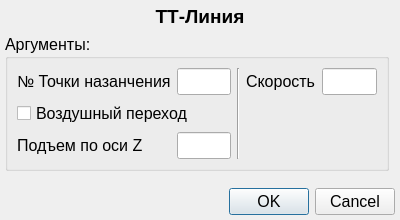
<?xml version="1.0" encoding="UTF-8"?>
<ui version="4.0">
 <class>SMLTTLineDialog</class>
 <widget class="QDialog" name="SMLTTLineDialog">
  <property name="geometry">
   <rect>
    <x>0</x>
    <y>0</y>
    <width>400</width>
    <height>220</height>
   </rect>
  </property>
  <property name="maximumSize">
   <size>
    <width>400</width>
    <height>220</height>
   </size>
  </property>
  <property name="font">
   <font>
    <pointsize>12</pointsize>
   </font>
  </property>
  <property name="windowTitle">
   <string>ТТ-Линия</string>
  </property>
  <property name="toolTip">
   <string>&lt;html&gt;&lt;head/&gt;&lt;body&gt;&lt;p align=&quot;justify&quot;&gt;&lt;span style=&quot; font-size:12pt;&quot;&gt;Быстрая клавиша &lt;/span&gt;&lt;span style=&quot; font-size:12pt; color:#3300ff;&quot;&gt;T &lt;/span&gt;&lt;span style=&quot; font-size:12pt;&quot;&gt;&lt;br/&gt;TT ЛИНИЯ [&lt;/span&gt;&lt;span style=&quot; font-size:12pt; font-weight:600;&quot;&gt;ТН, ТК, [^] ∆Z,&lt;/span&gt;&lt;span style=&quot; font-size:12pt;&quot;&gt;(&lt;/span&gt;&lt;span style=&quot; font-size:12pt; font-style:italic;&quot;&gt;СКОРОСТЬ&lt;/span&gt;&lt;span style=&quot; font-size:12pt;&quot;&gt;)] &lt;br/&gt;Перемещение фрезы из точки с номером &amp;lt;ТН&amp;gt; в точку с номером по прямой в плоскости XY. &lt;br/&gt;&lt;/span&gt;&lt;span style=&quot; font-size:12pt; font-weight:600;&quot;&gt;ТН&lt;/span&gt;&lt;span style=&quot; font-size:12pt;&quot;&gt; – точка начальная. &lt;br/&gt;&lt;/span&gt;&lt;span style=&quot; font-size:12pt; font-weight:600;&quot;&gt;TK&lt;/span&gt;&lt;span style=&quot; font-size:12pt;&quot;&gt; – точка конечная. &lt;br/&gt;Если &lt;/span&gt;&lt;span style=&quot; font-size:12pt; font-weight:600;&quot;&gt;∆Z&lt;/span&gt;&lt;span style=&quot; font-size:12pt;&quot;&gt; – перемещение по Z на ∆Z. &lt;br/&gt;Если &lt;/span&gt;&lt;span style=&quot; font-size:12pt; font-weight:600;&quot;&gt;^∆Z&lt;/span&gt;&lt;span style=&quot; font-size:12pt;&quot;&gt; – воздушный переход с подъемом и опусканием на ∆Z. &lt;br/&gt;(&lt;/span&gt;&lt;span style=&quot; font-size:12pt; font-style:italic;&quot;&gt;СКОРОСТЬ&lt;/span&gt;&lt;span style=&quot; font-size:12pt;&quot;&gt;) Скорость выполнения оператора (необязательный параметр). &lt;/span&gt;&lt;/p&gt;&lt;/body&gt;&lt;/html&gt;</string>
  </property>
  <property name="whatsThis">
   <string>&lt;html&gt;&lt;head/&gt;&lt;body&gt;&lt;p align=&quot;justify&quot;&gt;&lt;span style=&quot; font-size:12pt;&quot;&gt;Быстрая клавиша &lt;/span&gt;&lt;span style=&quot; font-size:12pt; color:#3300ff;&quot;&gt;T &lt;/span&gt;&lt;span style=&quot; font-size:12pt;&quot;&gt;&lt;br/&gt;TT ЛИНИЯ [&lt;/span&gt;&lt;span style=&quot; font-size:12pt; font-weight:600;&quot;&gt;ТН, ТК, [^] ∆Z,&lt;/span&gt;&lt;span style=&quot; font-size:12pt;&quot;&gt;(&lt;/span&gt;&lt;span style=&quot; font-size:12pt; font-style:italic;&quot;&gt;СКОРОСТЬ&lt;/span&gt;&lt;span style=&quot; font-size:12pt;&quot;&gt;)] &lt;br/&gt;Перемещение фрезы из точки с номером &amp;lt;ТН&amp;gt; в точку с номером по прямой в плоскости XY. &lt;br/&gt;&lt;/span&gt;&lt;span style=&quot; font-size:12pt; font-weight:600;&quot;&gt;ТН&lt;/span&gt;&lt;span style=&quot; font-size:12pt;&quot;&gt; – точка начальная. &lt;br/&gt;&lt;/span&gt;&lt;span style=&quot; font-size:12pt; font-weight:600;&quot;&gt;TK&lt;/span&gt;&lt;span style=&quot; font-size:12pt;&quot;&gt; – точка конечная. &lt;br/&gt;Если &lt;/span&gt;&lt;span style=&quot; font-size:12pt; font-weight:600;&quot;&gt;∆Z&lt;/span&gt;&lt;span style=&quot; font-size:12pt;&quot;&gt; – перемещение по Z на ∆Z. &lt;br/&gt;Если &lt;/span&gt;&lt;span style=&quot; font-size:12pt; font-weight:600;&quot;&gt;^∆Z&lt;/span&gt;&lt;span style=&quot; font-size:12pt;&quot;&gt; – воздушный переход с подъемом и опусканием на ∆Z. &lt;br/&gt;(&lt;/span&gt;&lt;span style=&quot; font-size:12pt; font-style:italic;&quot;&gt;СКОРОСТЬ&lt;/span&gt;&lt;span style=&quot; font-size:12pt;&quot;&gt;) Скорость выполнения оператора (необязательный параметр). &lt;/span&gt;&lt;/p&gt;&lt;/body&gt;&lt;/html&gt;</string>
  </property>
  <property name="sizeGripEnabled">
   <bool>false</bool>
  </property>
  <property name="modal">
   <bool>false</bool>
  </property>
  <layout class="QGridLayout" name="gridLayout_2">
   <property name="leftMargin">
    <number>5</number>
   </property>
   <property name="topMargin">
    <number>5</number>
   </property>
   <property name="rightMargin">
    <number>5</number>
   </property>
   <property name="bottomMargin">
    <number>5</number>
   </property>
   <item row="3" column="1" colspan="2">
    <widget class="QDialogButtonBox" name="buttonBox">
     <property name="orientation">
      <enum>Qt::Horizontal</enum>
     </property>
     <property name="standardButtons">
      <set>QDialogButtonBox::Cancel|QDialogButtonBox::Ok</set>
     </property>
    </widget>
   </item>
   <item row="1" column="1">
    <widget class="QGroupBox" name="ttlineArgumentsGroupBox">
     <property name="sizePolicy">
      <sizepolicy hsizetype="Preferred" vsizetype="Preferred">
       <horstretch>5</horstretch>
       <verstretch>2</verstretch>
      </sizepolicy>
     </property>
     <property name="title">
      <string>Аргументы:</string>
     </property>
     <layout class="QGridLayout" name="gridLayout">
      <item row="1" column="0">
       <widget class="QLabel" name="destinationPointLabel">
        <property name="text">
         <string>№ Точки назанчения</string>
        </property>
       </widget>
      </item>
      <item row="1" column="1">
       <widget class="QLineEdit" name="destinationPointLineEdit"/>
      </item>
      <item row="1" column="3">
       <widget class="QLabel" name="velocityLabel">
        <property name="text">
         <string>Скорость</string>
        </property>
       </widget>
      </item>
      <item row="3" column="0">
       <widget class="QLabel" name="dzLabel">
        <property name="layoutDirection">
         <enum>Qt::LeftToRight</enum>
        </property>
        <property name="text">
         <string>Подъем по оси Z</string>
        </property>
        <property name="alignment">
         <set>Qt::AlignLeading|Qt::AlignLeft|Qt::AlignVCenter</set>
        </property>
       </widget>
      </item>
      <item row="3" column="1">
       <widget class="QLineEdit" name="dzLineEdit">
        <property name="enabled">
         <bool>true</bool>
        </property>
       </widget>
      </item>
      <item row="1" column="4">
       <widget class="QLineEdit" name="velocityLineEdit"/>
      </item>
      <item row="2" column="0" colspan="2">
       <widget class="QCheckBox" name="airPassageCheckBox">
        <property name="text">
         <string>Воздушный переход</string>
        </property>
       </widget>
      </item>
      <item row="1" column="2" rowspan="3">
       <widget class="Line" name="line">
        <property name="orientation">
         <enum>Qt::Vertical</enum>
        </property>
       </widget>
      </item>
     </layout>
    </widget>
   </item>
   <item row="0" column="1" colspan="2">
    <widget class="QLabel" name="ttlineTitleLabel">
     <property name="sizePolicy">
      <sizepolicy hsizetype="Preferred" vsizetype="Preferred">
       <horstretch>0</horstretch>
       <verstretch>1</verstretch>
      </sizepolicy>
     </property>
     <property name="font">
      <font>
       <pointsize>14</pointsize>
       <weight>75</weight>
       <bold>true</bold>
       <kerning>true</kerning>
      </font>
     </property>
     <property name="text">
      <string>ТТ-Линия</string>
     </property>
     <property name="alignment">
      <set>Qt::AlignCenter</set>
     </property>
    </widget>
   </item>
   <item row="2" column="1">
    <spacer name="verticalSpacer">
     <property name="orientation">
      <enum>Qt::Vertical</enum>
     </property>
     <property name="sizeType">
      <enum>QSizePolicy::Preferred</enum>
     </property>
     <property name="sizeHint" stdset="0">
      <size>
       <width>20</width>
       <height>100</height>
      </size>
     </property>
    </spacer>
   </item>
  </layout>
 </widget>
 <resources/>
 <connections>
  <connection>
   <sender>buttonBox</sender>
   <signal>accepted()</signal>
   <receiver>SMLTTLineDialog</receiver>
   <slot>accept()</slot>
   <hints>
    <hint type="sourcelabel">
     <x>248</x>
     <y>254</y>
    </hint>
    <hint type="destinationlabel">
     <x>157</x>
     <y>274</y>
    </hint>
   </hints>
  </connection>
  <connection>
   <sender>buttonBox</sender>
   <signal>rejected()</signal>
   <receiver>SMLTTLineDialog</receiver>
   <slot>reject()</slot>
   <hints>
    <hint type="sourcelabel">
     <x>316</x>
     <y>260</y>
    </hint>
    <hint type="destinationlabel">
     <x>286</x>
     <y>274</y>
    </hint>
   </hints>
  </connection>
 </connections>
</ui>
